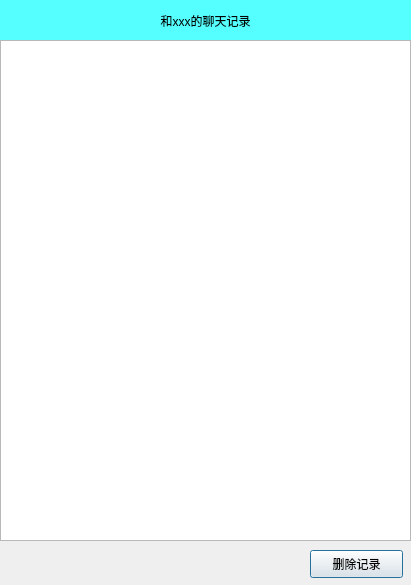
<?xml version="1.0" encoding="UTF-8"?>
<ui version="4.0">
 <class>ChatMsgDialog</class>
 <widget class="QDialog" name="ChatMsgDialog">
  <property name="geometry">
   <rect>
    <x>0</x>
    <y>0</y>
    <width>411</width>
    <height>585</height>
   </rect>
  </property>
  <property name="windowTitle">
   <string>Dialog</string>
  </property>
  <widget class="QLabel" name="lb_title">
   <property name="geometry">
    <rect>
     <x>0</x>
     <y>0</y>
     <width>411</width>
     <height>41</height>
    </rect>
   </property>
   <property name="styleSheet">
    <string notr="true">background-color: rgb(85, 255, 255);</string>
   </property>
   <property name="text">
    <string>和xxx的聊天记录</string>
   </property>
   <property name="alignment">
    <set>Qt::AlignCenter</set>
   </property>
  </widget>
  <widget class="QTextBrowser" name="tb_msg">
   <property name="geometry">
    <rect>
     <x>0</x>
     <y>40</y>
     <width>411</width>
     <height>501</height>
    </rect>
   </property>
  </widget>
  <widget class="QPushButton" name="pb_clear">
   <property name="geometry">
    <rect>
     <x>310</x>
     <y>550</y>
     <width>93</width>
     <height>28</height>
    </rect>
   </property>
   <property name="text">
    <string>删除记录</string>
   </property>
  </widget>
 </widget>
 <resources/>
 <connections/>
</ui>
